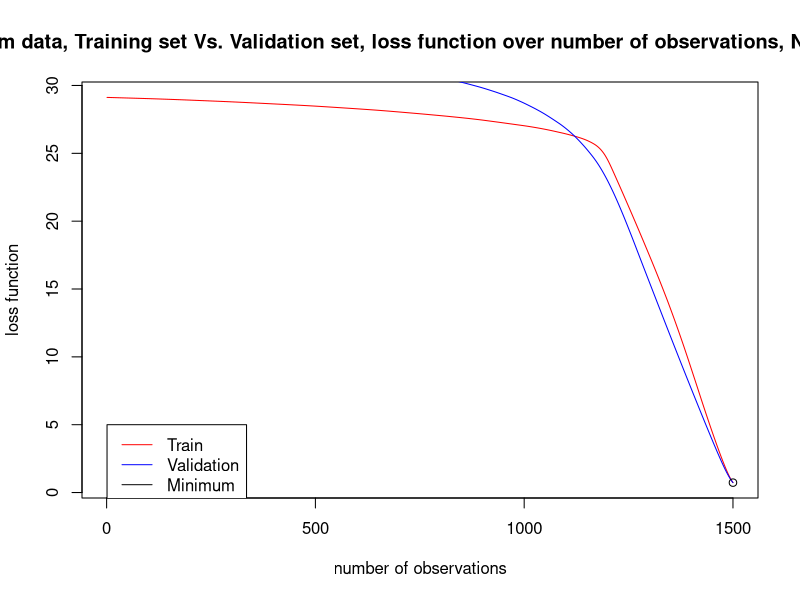

This figure's R source:

# read in CSV of information
csvData <- read.csv2("zipLogLoss.csv", header=TRUE, sep=",", dec=".")

# break up CSV for easier readability
numOfObservations <- length(csvData$train.loss)
inSeq <- seq(from=numOfObservations,to=1,by=-1)
trainLoss <- csvData$train.loss
valLoss <- csvData$validation.loss

min <- min(valLoss)
minIndex <- match(min,valLoss)

# plot validation vs train
tittle <- paste("Spam data, Training set Vs. Validation set, loss function over number of observations, N = ", numOfObservations)
plot(x=inSeq, y=trainLoss, type="l", main=tittle, ylab="loss function", xlab="number of observations", col="red")
lines(x=inSeq,y=valLoss, col="blue")
legend(x=1, y=5, legend=c("Train", "Validation", "Minimum"),col=c("red","blue", "black"),lty=1)
points(x=inSeq[minIndex],y=min)

